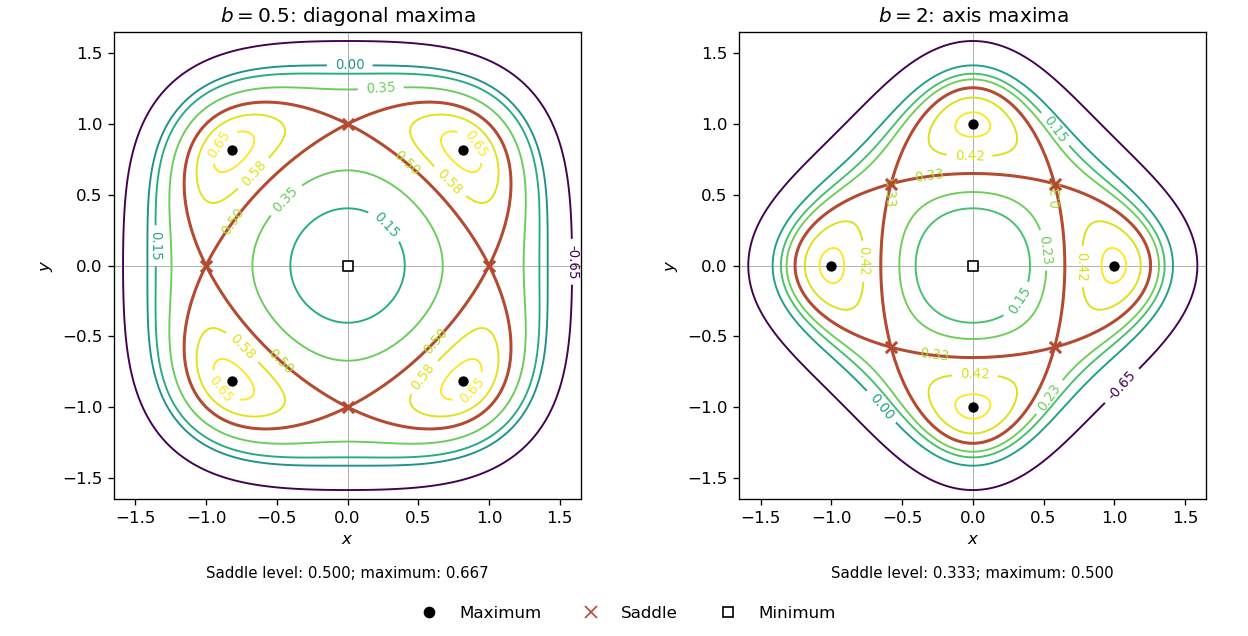

Reproduce this figure in Python.
"""Original contour sketches. Tested with Python 3.14.4 and root pyproject deps.
Run from the desired media output directory; writes only the PNG basename.
Honors any caller-supplied MPLCONFIGDIR.
"""
import matplotlib
matplotlib.use('Agg')
import matplotlib.pyplot as plt
from matplotlib.lines import Line2D
import numpy as np


def main():
    axis = np.linspace(-1.7, 1.7, 901)
    x, y = np.meshgrid(axis, axis)
    fig, axes = plt.subplots(1, 2, figsize=(10.4, 5.3), layout='constrained')
    for ax, b in zip(axes, [0.5, 2.0]):
        f = x*x + y*y - 0.5*(x**4 + y**4) - b*x*x*y*y
        saddle = 0.5 if b < 1 else 1/(1+b)
        maximum = 1/(1+b) if b < 1 else 0.5
        levels = [-0.65, 0.0, 0.15, 0.7*saddle, saddle,
                  (saddle+maximum)/2, 0.97*maximum]
        contours = ax.contour(x, y, f, levels=levels, cmap='viridis', linewidths=1.15)
        ax.clabel(contours, inline=True, fontsize=8, fmt='%.2f')
        ax.contour(x, y, f, levels=[saddle], colors=['#b54a33'], linewidths=1.8)
        axis_points = np.array([[1, 0], [-1, 0], [0, 1], [0, -1]])
        d = 1/np.sqrt(1+b)
        diagonal_points = np.array([[d, d], [-d, d], [d, -d], [-d, -d]])
        maxima, saddles = (diagonal_points, axis_points) if b < 1 else (axis_points, diagonal_points)
        ax.scatter(*maxima.T, c='black', s=27, marker='o', zorder=5)
        ax.scatter(*saddles.T, c='#b54a33', s=45, marker='x', linewidths=1.8, zorder=5)
        ax.scatter([0], [0], c='white', edgecolors='black', s=34, marker='s', zorder=5)
        ax.axhline(0, color='#999999', linewidth=0.45, zorder=0)
        ax.axvline(0, color='#999999', linewidth=0.45, zorder=0)
        ax.set(xlim=(-1.65, 1.65), ylim=(-1.65, 1.65), xlabel='$x$', ylabel='$y$', aspect='equal')
        ax.set_title(f'$b={b:g}$: '+('diagonal maxima' if b < 1 else 'axis maxima'), fontsize=12)
        ax.text(0.5, -0.17, f'Saddle level: {saddle:.3f}; maximum: {maximum:.3f}',
                transform=ax.transAxes, ha='center', fontsize=9)
    legend = [Line2D([0], [0], marker='o', color='none', markerfacecolor='black', label='Maximum'),
              Line2D([0], [0], marker='x', color='none', markeredgecolor='#b54a33', markersize=7, label='Saddle'),
              Line2D([0], [0], marker='s', color='none', markerfacecolor='white', markeredgecolor='black', label='Minimum')]
    fig.legend(handles=legend, loc='outside lower center', ncol=3, frameon=False)
    fig.savefig('paper-2-contours.png', dpi=120, facecolor='white', transparent=False)
    plt.close(fig)


if __name__ == '__main__':
    main()
